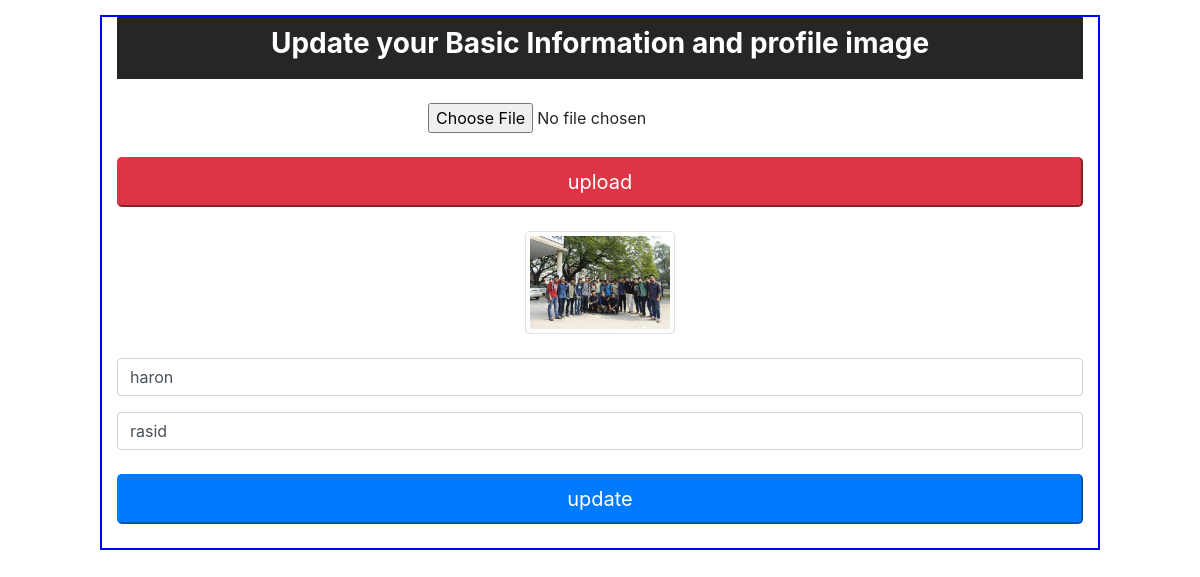
Page /pages/edituser.php (signed in) on the committed database.
### tables this page shows
CREATE TABLE `user_regi` (
  `id` int(50) NOT NULL,
  `firstname` varchar(255) NOT NULL,
  `lastname` varchar(200) NOT NULL,
  `username` varchar(255) NOT NULL,
  `email` varchar(200) NOT NULL,
  `password` varchar(255) NOT NULL,
  `gander` varchar(20) NOT NULL,
  `trem` varchar(25) NOT NULL,
  `path` varchar(255) NOT NULL
);

### pages/edituser.php (the view, shortened to what this page needs)
<?php require_once('../conn/config.php');
  ?>
<!DOCTYPE html>
<html lang="en">
<head>
		<link rel="stylesheet" href="../css/bootstrap.min.css">
</head>
<body>
	<?php
	if (isset($_SESSION['username']))
	{
		 $userid =$_SESSION['username'];
	}
	?>
	<div class="container wrapper">
		<div class="head">
		<h3><b>Update your Basic Information and profile image</b></h3>
	</div>
	<form action="" method="post" enctype="multipart/form-data" class="sign">
	<div class="my-4 text-center">
		<input type="file" name="file" class="fileup">
	</div>
	<div class="my-4 text-center">
		<input class="btn-lg btn-block btn-danger" type="submit" name="upload" value="upload">
	</div>
</form>
<?php
$showimg ="SELECT * FROM user_regi WHERE username ='$userid'";
$showpic =mysqli_query($conn,$showimg);
foreach ($showpic as $key => $picture) {
	?>
<img class="img-thumbnail rounded mx-auto d-block" width="150px" src="<?php echo $picture['path']   ?>" alt="">
	<?php
}
?>
<form action="" method="post" enctype="multipart/form-data" class="my-4">
	<div class="form-group">
		<input type="text" name="firstname" class="form-control" value="<?php echo $picture['firstname'] ?>">
	</div>
	<div>
		<input type="text" name="lastname" class="form-control" value="<?php echo $picture['lastname'] ?>">
	</div class="form-group">
	<div class="my-4 text-center">
		<input class="btn-lg btn-block btn-primary" type="submit" name="update" value="update">
	</div>
	</div>
</body>
</html>

### pages/edituser.php (style rules this page uses)
.wrapper { max-width: 1000px; margin: 15px auto; border:2px solid blue; }
.head { text-align: center; background-color: #262626; color: #fff; padding: 10px 0; }

### rows in the picture
user_regi: path (picture), firstname "haron", lastname "rasid"
